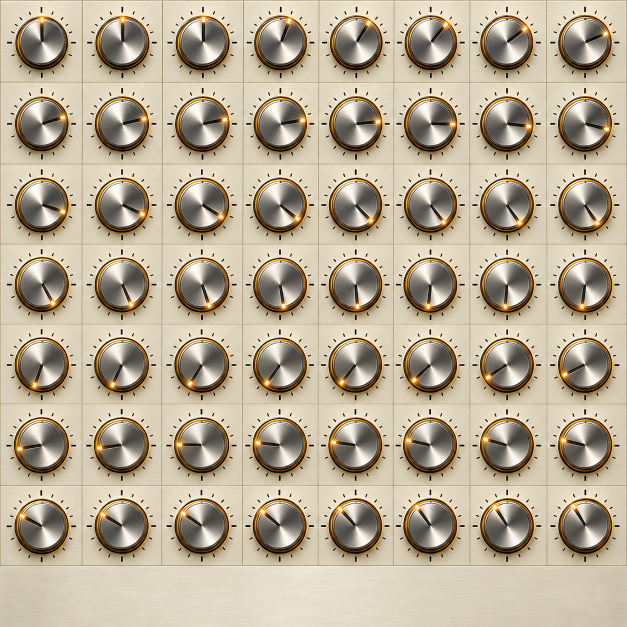
#> input picture assets/ui/master/KNOB_MASTER_HIRES.png, 1254 x 1254 px (shown at 1/2 size)
$ python build_knob_reference_sprite.py
#> lines starting #> are read from the running program, lines starting #| are printed output that depends on the picture
#!/usr/bin/env python3
from PIL import Image
from pathlib import Path

ROOT = Path(__file__).resolve().parents[1]
SOURCE = ROOT / "assets/ui/master/KNOB_MASTER_HIRES.png"
# This is the unaligned intermediate, never a production runtime PNG.
# Run align_knob_reference_sprite.py after this extraction and validate the
# resulting frame geometry before modifying the locked runtime manifest.
OUTPUT = ROOT / "assets/ui/candidates/knob_reference_hires_56_unaligned.png"

X = [0, 164, 323, 484, 636, 786, 938, 1092, 1253]
Y = [1, 164, 328, 488, 648, 808, 969, 1131]
FRAME = 164

im = Image.open(SOURCE).convert("RGBA")
#> im is the input picture: PIL image 1254x1254 RGBA; mean R, G, B, A 185.5, 173, 150.4, 255
out = Image.new("RGBA", (8 * FRAME, 7 * FRAME), (0, 0, 0, 0))
#> out: PIL image 1312x1148 RGBA; every value is 0

for row in range(7):
    for col in range(8):
        cell = im.crop((X[col], Y[row], X[col + 1], Y[row + 1]))
        x = col * FRAME + (FRAME - cell.width) // 2
        y = row * FRAME + (FRAME - cell.height) // 2
        out.alpha_composite(cell, (x, y))
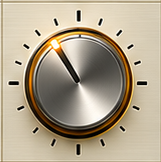
#> cell: PIL image 161x162 RGBA; mean R, G, B, A 177.2, 164.4, 141.6, 255
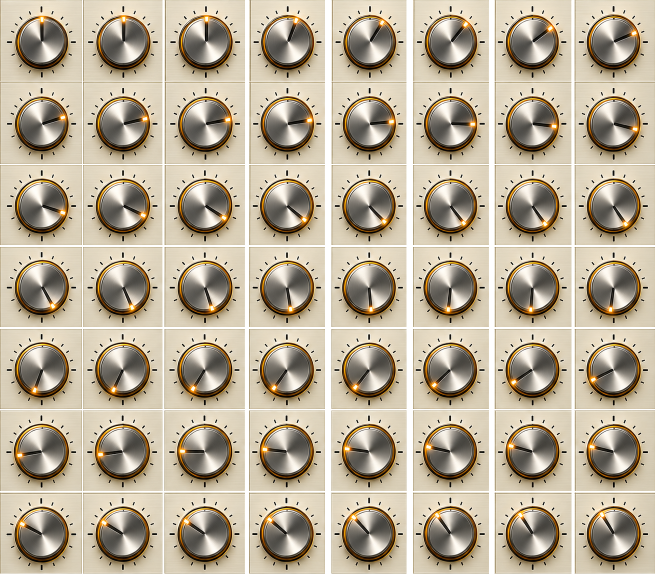
#> out: PIL image 1312x1148 RGBA (shown at 1/2 size); mean R, G, B, A 170.9, 158.8, 137.3, 239.7; transparent parts drawn white

OUTPUT.parent.mkdir(parents=True, exist_ok=True)
out.save(OUTPUT, "PNG", optimize=False)
print(OUTPUT)
